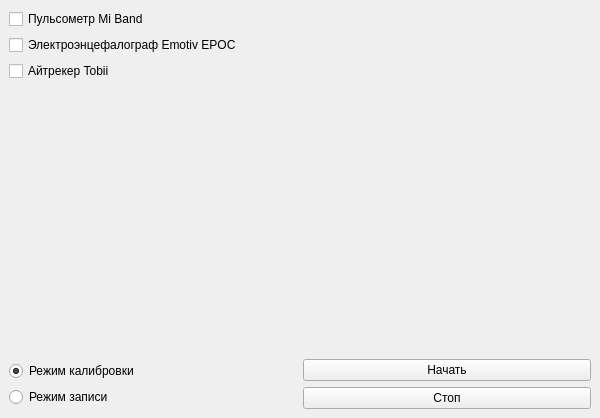
<?xml version="1.0" encoding="UTF-8"?>
<ui version="4.0">
 <class>MainWindow</class>
 <widget class="QMainWindow" name="MainWindow">
  <property name="geometry">
   <rect>
    <x>0</x>
    <y>0</y>
    <width>600</width>
    <height>418</height>
   </rect>
  </property>
  <property name="windowTitle">
   <string>MainWindow</string>
  </property>
  <widget class="QWidget" name="centralwidget">
   <property name="enabled">
    <bool>true</bool>
   </property>
   <layout class="QHBoxLayout" name="horizontalLayout">
    <item>
     <layout class="QGridLayout" name="gridLayout_2">
      <item row="0" column="0">
       <layout class="QGridLayout" name="gridLayout_3">
        <item row="0" column="0">
         <widget class="QCheckBox" name="checkBoxMiband">
          <property name="text">
           <string>Пульсометр Mi Band</string>
          </property>
         </widget>
        </item>
        <item row="1" column="0">
         <widget class="QCheckBox" name="checkBoxEmotiv">
          <property name="text">
           <string>Электроэнцефалограф Emotiv EPOC</string>
          </property>
         </widget>
        </item>
        <item row="2" column="0">
         <widget class="QCheckBox" name="checkBoxTobii">
          <property name="text">
           <string>Айтрекер Tobii</string>
          </property>
         </widget>
        </item>
        <item row="3" column="0">
         <spacer name="verticalSpacer">
          <property name="orientation">
           <enum>Qt::Vertical</enum>
          </property>
          <property name="sizeHint" stdset="0">
           <size>
            <width>20</width>
            <height>30</height>
           </size>
          </property>
         </spacer>
        </item>
       </layout>
      </item>
      <item row="1" column="1">
       <layout class="QGridLayout" name="gridLayout_6">
        <item row="0" column="0">
         <layout class="QGridLayout" name="gridLayout_8">
          <item row="0" column="0">
           <layout class="QGridLayout" name="gridLayout_9">
            <item row="0" column="0">
             <layout class="QGridLayout" name="gridLayout_12"/>
            </item>
            <item row="0" column="1">
             <layout class="QGridLayout" name="gridLayout_13">
              <item row="1" column="0">
               <widget class="QPushButton" name="pushButtonStop">
                <property name="text">
                 <string>Стоп</string>
                </property>
               </widget>
              </item>
              <item row="0" column="0">
               <widget class="QPushButton" name="pushButtonStart">
                <property name="text">
                 <string>Начать</string>
                </property>
               </widget>
              </item>
             </layout>
            </item>
           </layout>
          </item>
         </layout>
        </item>
       </layout>
      </item>
      <item row="0" column="1">
       <layout class="QGridLayout" name="gridLayout_5"/>
      </item>
      <item row="1" column="0">
       <layout class="QGridLayout" name="gridLayout_14">
        <item row="1" column="0">
         <layout class="QGridLayout" name="gridLayout_21">
          <item row="0" column="0">
           <widget class="QRadioButton" name="radioButtonTest">
            <property name="text">
             <string>Режим калибровки</string>
            </property>
            <property name="checked">
             <bool>true</bool>
            </property>
           </widget>
          </item>
          <item row="1" column="0">
           <widget class="QRadioButton" name="radioButtonSave">
            <property name="text">
             <string>Режим записи</string>
            </property>
           </widget>
          </item>
         </layout>
        </item>
        <item row="0" column="0">
         <layout class="QGridLayout" name="gridLayout_20"/>
        </item>
       </layout>
      </item>
     </layout>
    </item>
   </layout>
  </widget>
 </widget>
 <resources/>
 <connections/>
</ui>
